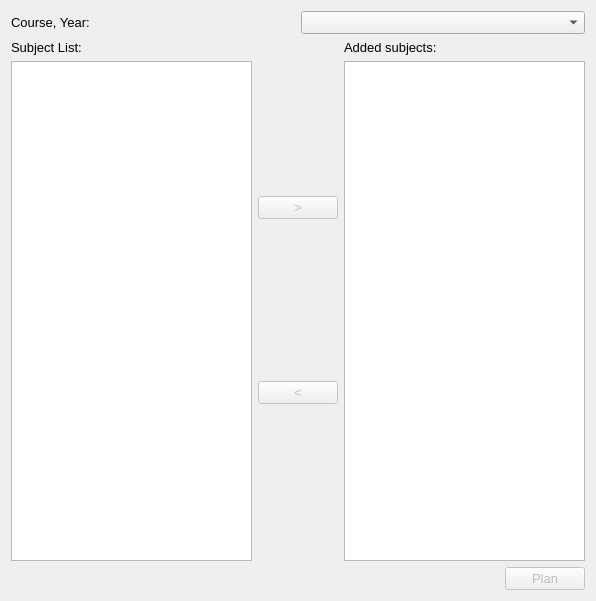
<?xml version="1.0" encoding="UTF-8"?>
<ui version="4.0">
 <class>AddRemoveSubject</class>
 <widget class="QDialog" name="AddRemoveSubject">
  <property name="geometry">
   <rect>
    <x>0</x>
    <y>0</y>
    <width>596</width>
    <height>583</height>
   </rect>
  </property>
  <property name="font">
   <font>
    <family>Arial</family>
    <pointsize>10</pointsize>
   </font>
  </property>
  <property name="windowTitle">
   <string>Add/Remove Subjects</string>
  </property>
  <property name="windowIcon">
   <iconset resource="../../res/resources.qrc">
    <normaloff>:/planner.png</normaloff>:/planner.png</iconset>
  </property>
  <layout class="QVBoxLayout" name="verticalLayout">
   <item>
    <layout class="QHBoxLayout" name="courseYearHorizontalLayout">
     <item>
      <widget class="QLabel" name="courseYearLbl">
       <property name="text">
        <string>Course, Year: </string>
       </property>
      </widget>
     </item>
     <item>
      <widget class="QComboBox" name="courseYearComboBox"/>
     </item>
    </layout>
   </item>
   <item>
    <layout class="QHBoxLayout" name="optionsHorizontalLayout">
     <item>
      <layout class="QVBoxLayout" name="subjectListVerticalLayout">
       <item>
        <widget class="QLabel" name="label">
         <property name="text">
          <string>Subject List:</string>
         </property>
        </widget>
       </item>
       <item>
        <widget class="QListWidget" name="subjectListWidget">
         <property name="minimumSize">
          <size>
           <width>0</width>
           <height>500</height>
          </size>
         </property>
        </widget>
       </item>
      </layout>
     </item>
     <item>
      <layout class="QVBoxLayout" name="addRemoveLayout">
       <item>
        <widget class="QPushButton" name="addBtn">
         <property name="enabled">
          <bool>false</bool>
         </property>
         <property name="text">
          <string>&gt;</string>
         </property>
        </widget>
       </item>
       <item>
        <widget class="QPushButton" name="removeBtn">
         <property name="enabled">
          <bool>false</bool>
         </property>
         <property name="text">
          <string>&lt;</string>
         </property>
        </widget>
       </item>
      </layout>
     </item>
     <item>
      <layout class="QVBoxLayout" name="addedSubjectLayout">
       <item>
        <widget class="QLabel" name="addedSubjectLbl">
         <property name="text">
          <string>Added subjects:</string>
         </property>
        </widget>
       </item>
       <item>
        <widget class="QListWidget" name="addedSubjectListWidget"/>
       </item>
      </layout>
     </item>
    </layout>
   </item>
   <item>
    <layout class="QHBoxLayout" name="planHorizontalLayout">
     <item>
      <spacer name="horizontalSpacer">
       <property name="orientation">
        <enum>Qt::Horizontal</enum>
       </property>
       <property name="sizeHint" stdset="0">
        <size>
         <width>40</width>
         <height>20</height>
        </size>
       </property>
      </spacer>
     </item>
     <item>
      <widget class="QPushButton" name="planBtn">
       <property name="enabled">
        <bool>false</bool>
       </property>
       <property name="text">
        <string>Plan</string>
       </property>
      </widget>
     </item>
    </layout>
   </item>
  </layout>
 </widget>
 <resources>
  <include location="../../res/resources.qrc"/>
 </resources>
 <connections/>
</ui>
